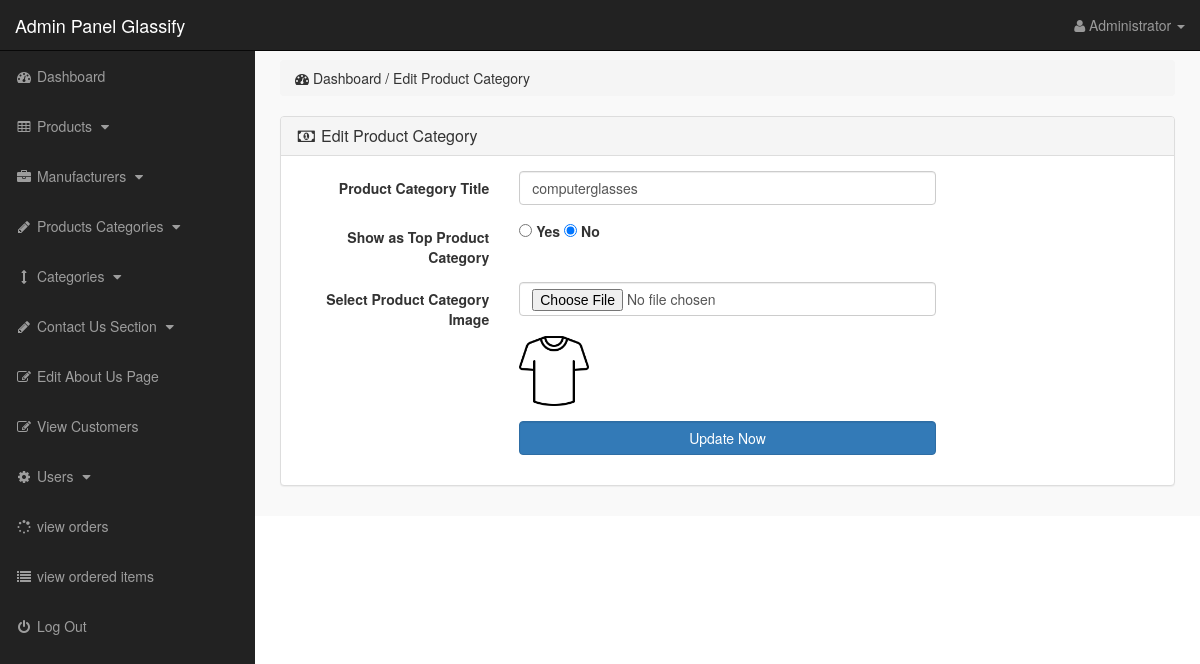
Screenshot of /admin_area/index.php?edit_p_cat=5 (signed in) with the database file from the repository.
### tables this page shows
CREATE TABLE `product_categories` (
  `p_cat_id` int(10) NOT NULL,
  `p_cat_title` text NOT NULL,
  `p_cat_top` text NOT NULL,
  `p_cat_image` text NOT NULL
);

### admin_area/edit_p_cat.php (the view, shortened to what this page needs)
<?php
if(!isset($_SESSION['admin_email'])){
echo "<script>window.open('login.php','_self')</script>";
}
else {
?>
<?php
if(isset($_GET['edit_p_cat'])){
$edit_p_cat_id = $_GET['edit_p_cat'];
$edit_p_cat_query = "select * from product_categories where p_cat_id='$edit_p_cat_id'";
$run_edit = mysqli_query($con,$edit_p_cat_query);
$row_edit = mysqli_fetch_array($run_edit);
$p_cat_title = $row_edit['p_cat_title'];
$p_cat_top = $row_edit['p_cat_top'];
$p_cat_image = $row_edit['p_cat_image'];
}
?>
<div class="row">
<div class="col-lg-12">
<ol class="breadcrumb">
<li>
<i class="fa fa-dashboard"></i> Dashboard / Edit Product Category
</li>
</ol>
</div>
</div>
<div class="row">
<div class="col-lg-12">
<div class="panel panel-default">
<div class="panel-heading" >
<h3 class="panel-title" >
<i class="fa fa-money fa-fw" ></i> Edit Product Category
</h3>
</div>
<div class="panel-body" >
<form class="form-horizontal" action="" method="post" enctype="multipart/form-data" >
<div class="form-group" >
<label class="col-md-3 control-label" >Product Category Title</label>
<div class="col-md-6" >
<input type="text" name="p_cat_title" class="form-control" value="<?php echo $p_cat_title; ?>" >
</div>
</div>
<div class="form-group" >
<label class="col-md-3 control-label" >Show as Top Product Category</label>
<div class="col-md-6" >
<input type="radio" name="p_cat_top" value="yes"
<?php if($p_cat_top == 'no'){}else{ echo "checked='checked'"; } ?>>
<label> Yes </label>
<input type="radio" name="p_cat_top" value="no"
<?php if($p_cat_top == 'no'){ echo "checked='checked'"; }else{} ?>>
<label> No </label>
</div>
</div>
<div class="form-group" >
<label class="col-md-3 control-label" > Select Product Category Image</label>
<div class="col-md-6" >
<input type="file" name="p_cat_image" class="form-control" >
<br>
<img src="other_images/<?php echo $p_cat_image; ?>" width="70" height="70" >
</div>
</div>
<div class="form-group" >
<label class="col-md-3 control-label" ></label>
<div class="col-md-6" >
<input type="submit" name="update" value="Update Now" class="btn btn-primary form-control" >
</div>
</div>
</form>
</div>
</div>
</div>
</div>
<?php } ?>

### admin_area/includes/sidebar.php (shortened to what this page needs)
<?php
if (!isset($_SESSION['admin_email'])) {
    echo "<script>window.open('login.php','_self')</script>";
} else {
    ?>
    <nav class="navbar navbar-inverse navbar-fixed-top">
        <div class="navbar-header">
            <a class="navbar-brand" href="index.php?dashboard">Admin Panel Glassify</a>
        </div>
        <ul class="nav navbar-right top-nav">
            <li class="dropdown">
                <a href="#" class="dropdown-toggle" data-toggle="dropdown">
                    <i class="fa fa-user"></i>
                    <?php echo $admin_name; ?> <b class="caret"></b>
                </a>
            </li>
        </ul>
        <div class="collapse navbar-collapse navbar-ex1-collapse">
            <ul class="nav navbar-nav side-nav">
                <li>
                    <a href="index.php?dashboard">
                        <i class="fa fa-fw fa-dashboard"></i> Dashboard
                    </a>
                </li>
                <li>
                    <a href="#" data-toggle="collapse" data-target="#products">
                        <i class="fa fa-fw fa-table"></i> Products
                        <i class="fa fa-fw fa-caret-down"></i>
                    </a>
                </li>
                <li>
                    <a href="#" data-toggle="collapse" data-target="#manufacturers">
                        <i class="fa fa-fw fa-briefcase"></i> Manufacturers
                        <i class="fa fa-fw fa-caret-down"></i>
                    </a>
                </li>
                <li>
                    <a href="#" data-toggle="collapse" data-target="#p_cat">
                        <i class="fa fa-fw fa-pencil"></i> Products Categories
                        <i class="fa fa-fw fa-caret-down"></i>
                    </a>
                </li>
                <li>
                    <a href="#" data-toggle="collapse" data-target="#cat">
                        <i class="fa fa-fw fa-arrows-v"></i> Categories
                        <i class="fa fa-fw fa-caret-down"></i>
                    </a>
                </li>
                <li>
                    <a href="#" data-toggle="collapse" data-target="#contact_us">
                        <i class="fa fa-fw fa-pencil"> </i> Contact Us Section
                        <i class="fa fa-fw fa-caret-down"></i>
                    </a>
                </li>
                <li>
                    <a href="index.php?edit_about_us">
                        <i class="fa fa-fw fa-edit"></i> Edit About Us Page
                    </a>
                </li>
                <li>
                    <a href="index.php?view_customers">
                        <i class="fa fa-fw fa-edit"></i> View Customers
                    </a>
                </li>
                <li>
                    <a href="#" data-toggle="collapse" data-target="#users">
                        <i class="fa fa-fw fa-gear"></i> Users
                        <i class="fa fa-fw fa-caret-down"></i>
                    </a>
                </li>
                <li>
                    <a href="index.php?test">
                        <i class="fa fa-fw fa-spinner"></i> view orders
                    </a>
                </li>
                <li>
                    <a href="index.php?order_items">
                        <i class="fa fa-fw fa-list"></i> view ordered items
                    </a>
                </li>
                <li>
                    <a href="logout.php">
                        <i class="fa fa-fw fa-power-off"></i> Log Out
                    </a>
                </li>
            </ul>
        </div>
    </nav>
<?php } ?>

### admin_area/css/style.css (style rules this page uses)
body { margin-top:100px; }
@media (min-width: 768px) { body { margin-top:50px; } }
.top-nav { padding:0 15px; }
.top-nav>li { display:inline-block; float:left; }
.top-nav>li>a { padding-top:15px; padding-bottom:15px; line-height:20px; color:#999; }
@media (min-width: 768px) { .side-nav { position:fixed; top:51px; width:255px; border-radius:0; overflow-y:auto; background-color: #222; bottom:0; overflow-x:hidden; padding-bottom:40px; } }
@media (min-width: 768px) { .side-nav>li>a { width:255px; } }
.panel-body { border-radius:5px; }

### rows the page displays
product_categories: p_cat_title "computerglasses", p_cat_top "☑", p_cat_image (picture)

### other values shown
$admin_name "Administrator"
